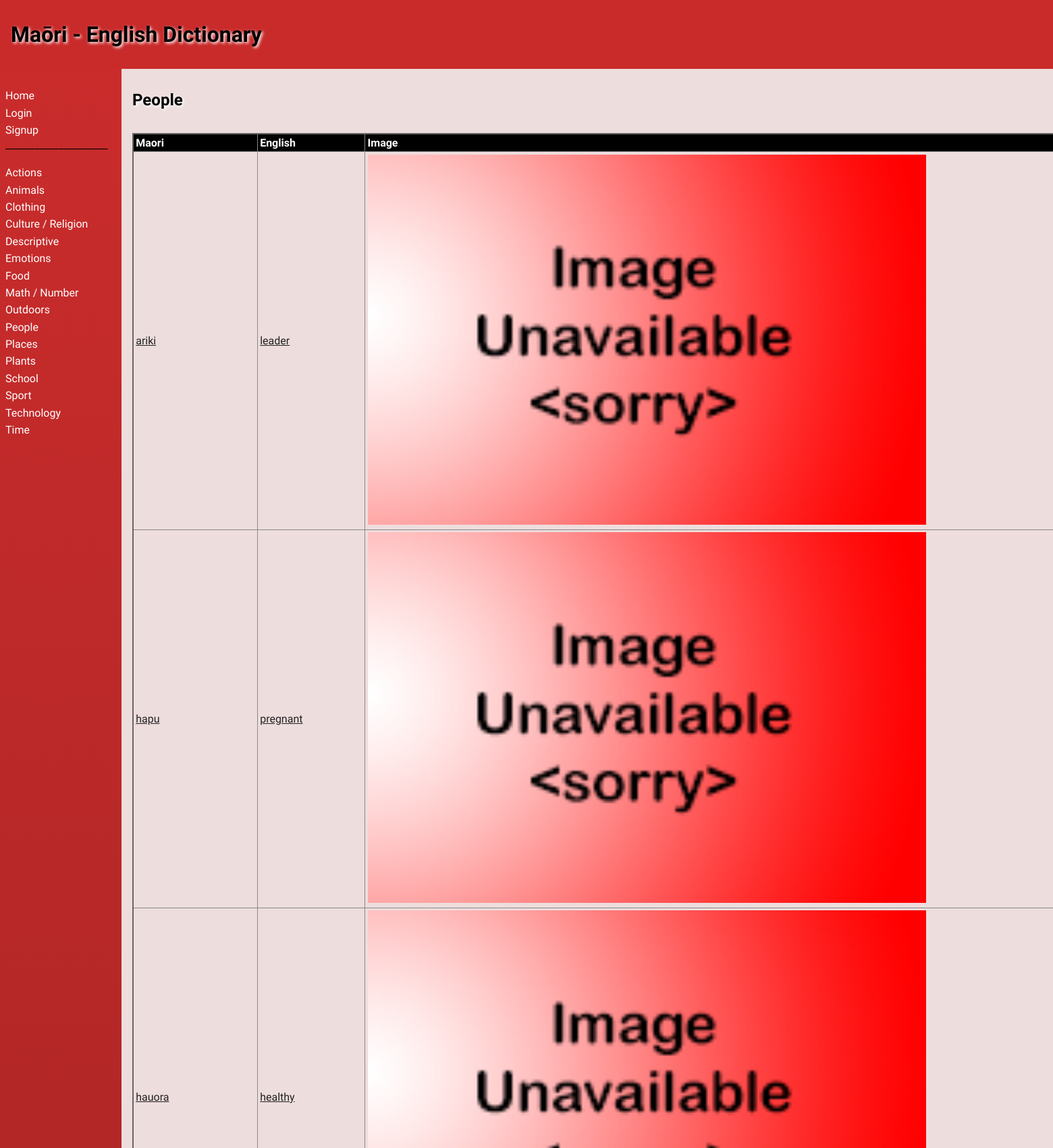
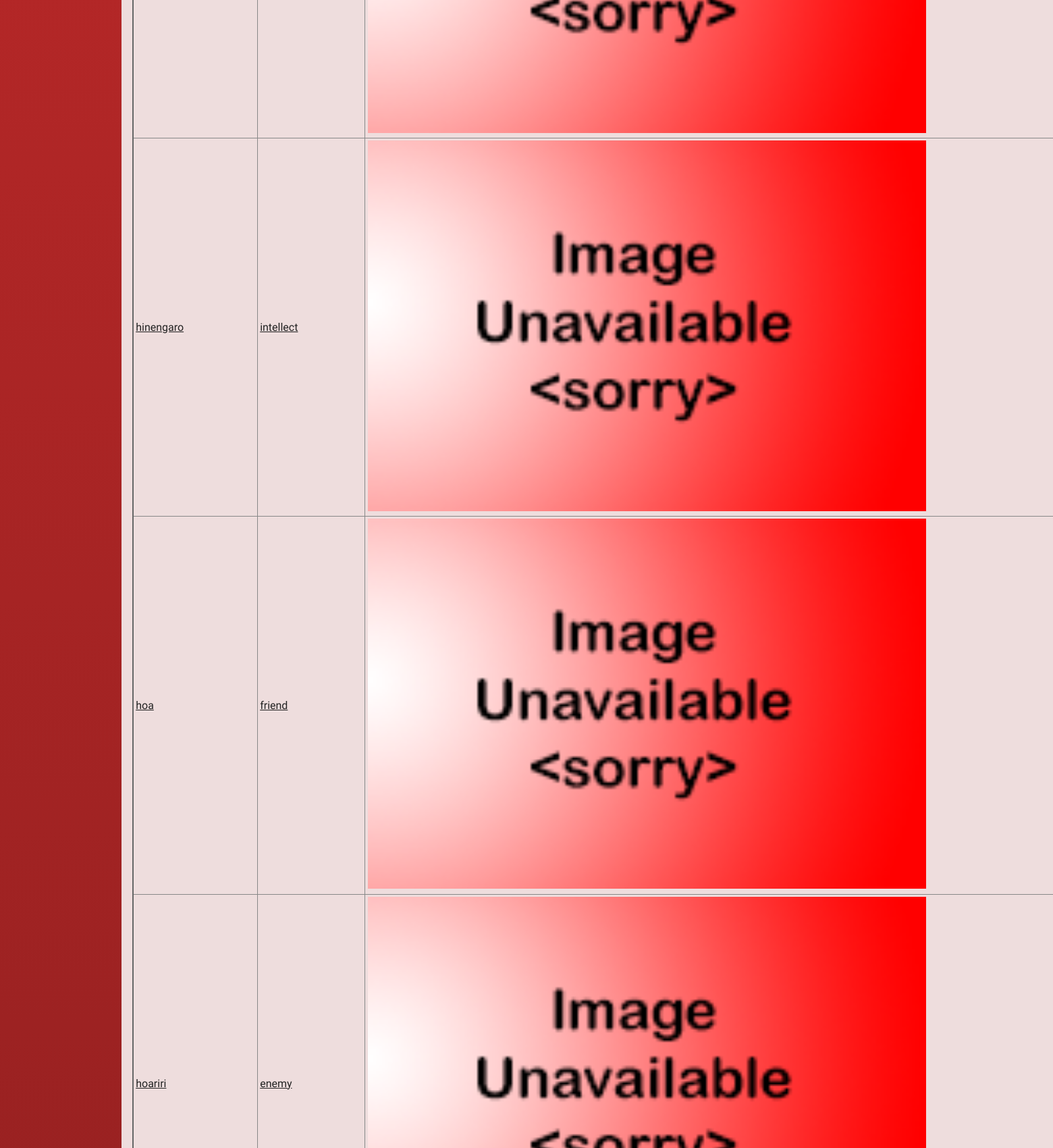
The page /category/10 (upper part) on the database its author committed (2 pictures, top to bottom).
### tables this page shows
CREATE TABLE "categories"
(
    id   INTEGER
        constraint categories_pk
            primary key autoincrement,
    name varchar(30)
);

CREATE TABLE "product"
(
    id          INTEGER
        constraint product_pk
            primary key autoincrement,
    maori       varchar(30),
    english     varchar(30),
    category_id INTEGER,
    description varchar(300),
    level       INTEGER,
    image       varchar(30),
    user_id     INTEGER
        references user,
    date_added  date
);

### app.py (the view)
@app.route('/category/<cat_id>')
def render_category_page(cat_id):
    con = create_connection(DATABASE)
    query = "SELECT * FROM categories WHERE id=?"
    cur = con.cursor()
    cur.execute(query, (cat_id,))
    cur_category = cur.fetchall()
    query = "SELECT * FROM product WHERE category_id=?"
    cur = con.cursor()  # You need this lin next
    cur.execute(query, (cat_id,))  # this line executes the query
    translation_list = cur.fetchall()  # puts the results into a list usable in python
    con.close()
    return render_template("category.html", logged_in=is_logged_in(),
                           user_data=user_id_conversion(session.get("user_id")), all_categories=get_categories(),
                           modify=edit(),
                           words_found=translation_list, cat_data=cur_category)

### app.py (called while the page is built)
def create_connection(db_file):
    try:
        connection = sqlite3.connect(db_file)
        return connection
    except Error as e:
        print(e)
    return None

def edit():
    if session.get("modify") == 1:
        print("Is a teacher")
        return True
    else:
        print("is not a teacher")
        return False

def get_categories():
    con = create_connection(DATABASE)
    query = "SELECT id, name FROM categories"
    cur = con.cursor()
    cur.execute(query)
    category_list = cur.fetchall()
    con.close()
    return category_list

def is_logged_in():
    if session.get('email') is None:
        print('not logged in')
        return False
    else:
        print('logged in')
        return True

def user_id_conversion(user_id):
    con = create_connection(DATABASE)
    query = "SELECT * FROM user where id=?"
    cur = con.cursor()
    cur.execute(query, (user_id, ))
    return_name = cur.fetchall()
    print(return_name)
    con.close()
    return return_name

### templates/category.html (shortened to what this page needs)
{% extends 'base.html' %}
{% block heading %}Maōri - English Dictionary{% endblock %}
{% block main %}
<div class="">
    <h2>{{ cat_data[0][1] }}</h2>
    <br>
    <table>
        <tr>
            <th>Maori</th>
            <th>English</th>
            <th>Image</th>
        </tr>
        {% for word in words_found %}
        <tr class="">
            <td><a href="\dictionary/{{ word[0] }}">{{ word[1] }}</a></td>
            <td><a href="\dictionary/{{ word[0] }}">{{ word[2] }}</a></td>
            <td><img src="/static/images/{{ word[6] }}"></td>
        </tr>
        {% endfor %}
    </table>
</div>
{% endblock %}

### templates/base.html (shortened to what this page needs)
<!doctype html>
<html lang="en">
<head>
    <link href="{{ url_for('static', filename='css/style.css') }}" rel="stylesheet">
</head>
<body>
<div id="container">
    <header>
        <h1>{% block heading %}Maori Dictionary{% endblock %}</h1>
    </header>
    <nav>
        <ul>
            <li><a href="\">Home</a></li>
            {% if not logged_in %}
                <li><a href="\login">Login</a></li>
                <li><a href="\signup">Signup</a></li>
            {% else %}
                <li><a href="\logout">Logout</a></li>
            {% endif %}
            <p4>_____________________</p4>
            <br>
            <br>
            {% for category in all_categories %}
            <li><a href="\category/{{ category[0] }}">{{ category[1] }}</a></li>
            {% endfor %}
        </ul>
    </nav>
    <main>
        {% block main%}{% endblock %}
    </main>
</div>
</body>
</html>

### static/css/style.css (style rules this page uses)
* { font-family: Comfortaa, sans-serif; margin: 0; padding: 0; box-sizing: border-box; }
#container { display: grid; grid-template-columns: 75px auto; grid-template-areas: 'nav header' 'main main' 'footer footer'; }
header { grid-area: header; background-color: rgba(193, 9, 9, 0.86); padding: 1rem; }
nav { grid-area: nav; }
main { grid-area: main; padding: 1rem; background-color: #edd; }
h1, h2, h3, h4 { padding: 1rem 0; font-family: 'Suez One', serif; color: #000; text-shadow: 2px 2px 4px #fff; }
a { color: #222; }
img { width: 80%; }
table { width: 100%; border: 2px solid #666; border-collapse: collapse; }
th, td { border: 1px solid #888; padding: 0.2rem; text-align: left; }
th { background-color: #000; color: #fff; }
@media only screen and (min-width: 768px) { #container { grid-template-columns: 180px auto; grid-template-areas: 'header header' 'nav main' 'footer footer'; } }
@media only screen and (min-width: 768px) { nav { background: linear-gradient(180deg, rgba(193, 9, 9, 0.86) 0%, rgba(0, 0, 0, 1) 50%, rgba(193, 9, 9, 0.86) 100%); padding: 0.5rem; } }
@media only screen and (min-width: 768px) { nav ul { list-style: none; } }
@media only screen and (min-width: 768px) { nav li { padding: 0.2rem 0; } }
@media only screen and (min-width: 768px) { nav a { color: #fff; text-decoration: none; } }
@media only screen and (min-width: 1000px) { #container { width: 1600px; margin: auto; } }

### rows shown on the page
categories: name "Actions"
categories: name "Animals"
categories: name "Clothing"
categories: name "Culture / Religion"
categories: name "Descriptive"
categories: name "Emotions"
categories: name "Food"
categories: name "Math / Number"
categories: name "Outdoors"
categories: name "People"
categories: name "Places"
categories: name "Plants"
categories: name "School"
categories: name "Sport"
categories: name "Technology"
categories: name "Time"
product: maori "ariki", english "leader", image (placeholder picture)
product: maori "hapu", english "pregnant", image (placeholder picture)
product: maori "hauora", english "healthy", image (placeholder picture)
product: maori "hinengaro", english "intellect", image (placeholder picture)
product: maori "hoa", english "friend", image (placeholder picture)
product: maori "hoariri", english "enemy", image (placeholder picture)
